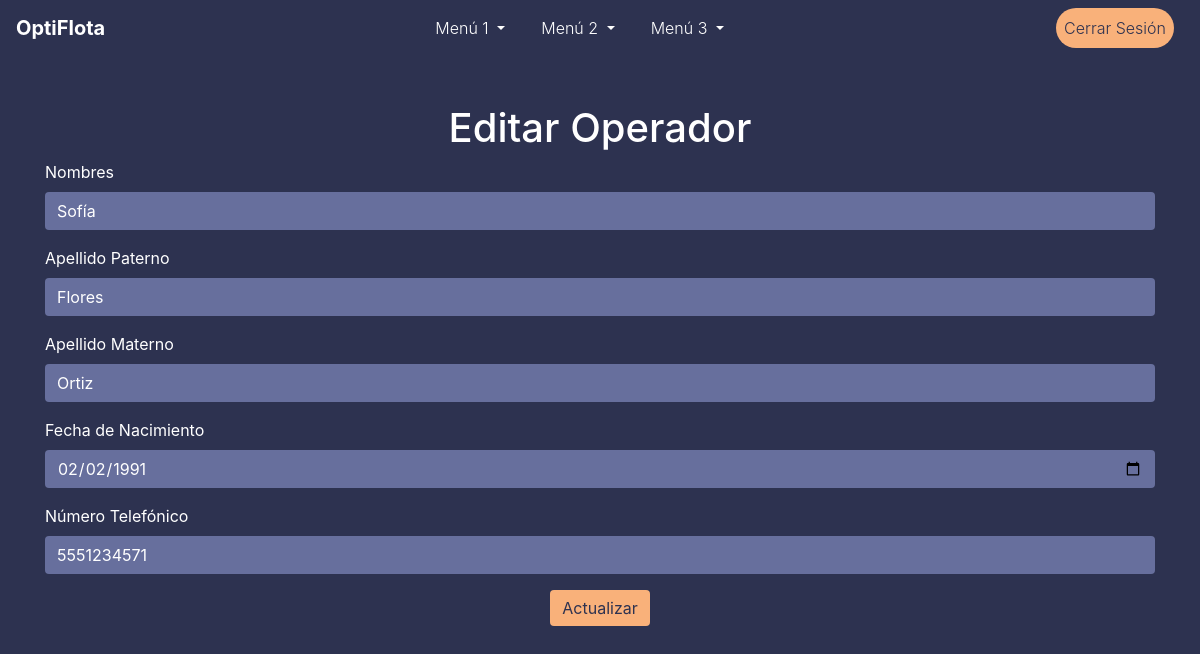
/operators/edit_operator/2 (signed in), run on the app's committed database.
### models.py (models this page shows)
class Operator(db.Model):
    id = db.Column(db.Integer, primary_key=True)
    nombres = db.Column(db.String(50), nullable=False)
    apellido_paterno = db.Column(db.String(50), nullable=False)
    apellido_materno = db.Column(db.String(50), nullable=False)
    fecha_nacimiento = db.Column(db.Date, nullable=False)
    numero_telefonico = db.Column(db.String(20), nullable=False)

### routes/operator_routes.py (the view)
@operator_routes_bp.route('/edit_operator/<int:operator_id>', methods=['GET', 'POST'])
@login_required
def edit_operator(operator_id):
    operator = Operator.query.get_or_404(operator_id)
    form = OperatorForm(obj=operator)
    if form.validate_on_submit():
        form.populate_obj(operator)
        db.session.commit()
        flash('Datos del operador actualizados correctamente', 'success')
        return redirect(url_for('operator_routes_bp.list_operators'))
    return render_template('edit_operator.html', form=form, operator=operator)

### forms.py
class OperatorForm(FlaskForm):
    nombres = StringField('Nombres', validators=[DataRequired()])
    apellido_paterno = StringField('Apellido Paterno', validators=[DataRequired()])
    apellido_materno = StringField('Apellido Materno', validators=[DataRequired()])
    fecha_nacimiento = DateField('Fecha de Nacimiento', validators=[DataRequired()], format='%Y-%m-%d')
    numero_telefonico = StringField('Número Telefónico', validators=[DataRequired()])
    submit = SubmitField('Actualizar')

### app.py (called while the page is built)
@login_manager.user_loader
def load_user(user_id):
    return User.query.get(int(user_id))

### templates/edit_operator.html (shortened to what this page needs)
{% extends "topmenu_template.html" %}
{% block content %}
<div class="container mt-5">
    <h1 class="text-center">Editar Operador</h1>
    <form method="POST">
        <div class="form-group">
            {{ form.nombres.label(class="form-label") }}
            {{ form.nombres(class="form-control") }}
        </div>
        <div class="form-group">
            {{ form.apellido_paterno.label(class="form-label") }}
            {{ form.apellido_paterno(class="form-control") }}
        </div>
        <div class="form-group">
            {{ form.apellido_materno.label(class="form-label") }}
            {{ form.apellido_materno(class="form-control") }}
        </div>
        <div class="form-group">
            {{ form.fecha_nacimiento.label(class="form-label") }}
            {{ form.fecha_nacimiento(class="form-control") }}
        </div>
        <div class="form-group">
            {{ form.numero_telefonico.label(class="form-label") }}
            {{ form.numero_telefonico(class="form-control") }}
        </div>
        <div class="form-group text-center">
            {{ form.submit(class="btn btn-primary") }}
        </div>
    </form>
</div>
{% endblock %}

### static/css/styles.css (style rules this page uses)
:root { --color-fondo: #424769; --color-fondo-mas-fondo: #2d3250; --color-texto: #ffffff; --color-relleno-textbox: #676f9d; --color-boton: #f9b17a; }
body { background-color: var(--color-fondo-mas-fondo); color: var(--color-texto); }
.form-control { background-color: var(--color-relleno-textbox); color: var(--color-texto); border: none; }
.form-control::placeholder { color: var(--color-texto); }
.btn-primary { background-color: var(--color-boton); border: none; color: var(--color-fondo-mas-fondo) !important; }

### data on the page
Operator: nombres "Sofía", apellido_paterno "Flores", apellido_materno "Ortiz", fecha_nacimiento "02/02/1991", numero_telefonico "5551234571"
